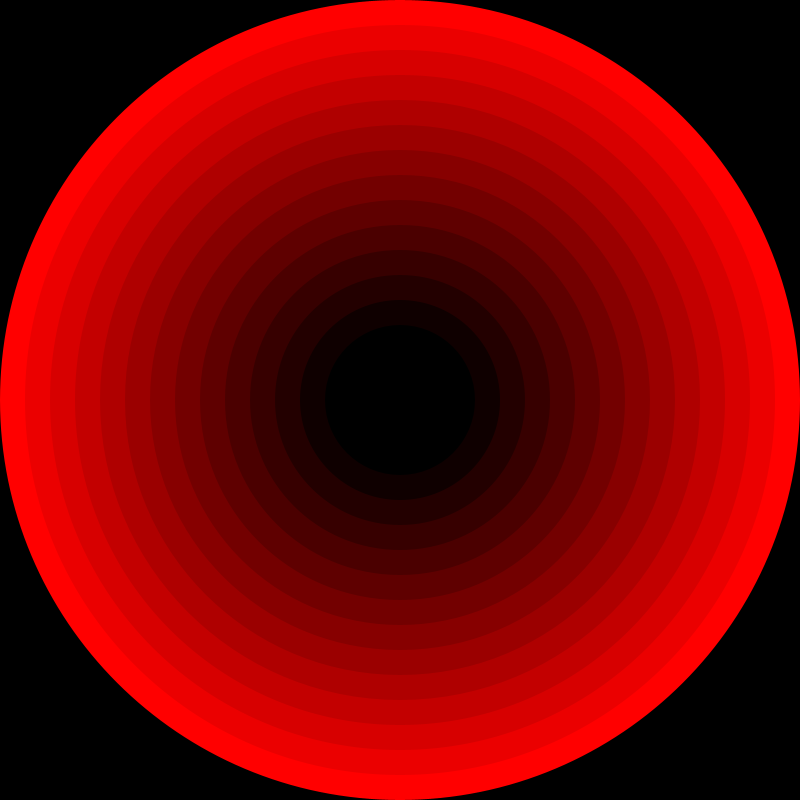
Frame 1 (no input)
Frame 60 (the mouse pressed at the canvas centre just before this capture): identical to frame 1, image omitted
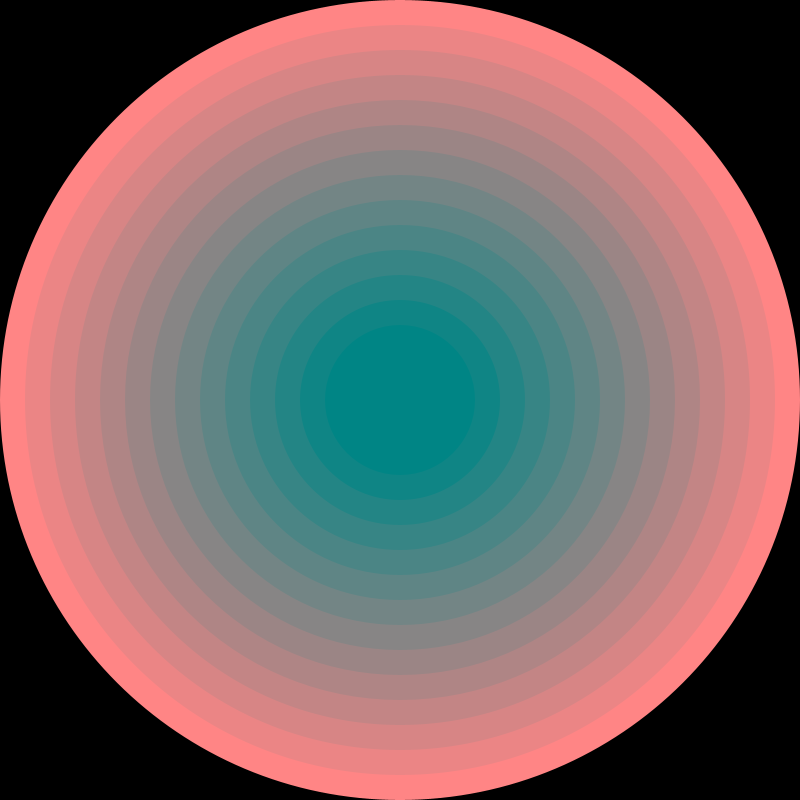
Frame 120 (the mouse held since frame 60 and released just before this capture)

The Processing sketch that drew these frames (run headless with seeded random() and noise(); from frame 60 on, the mouse is pressed at the canvas centre):

// Processing sketch: LoopExample
// ── LoopExample.pde

int circleSize = 800;
int r = 255;


void setup()
{
   size(800,800); 
   
   smooth();
   noStroke();
}


void draw()
{
  background(0);
 
  while (circleSize > 100)
  {
    fill(r,mouseX/3,mouseY/3);
    ellipse(width/2,height/2,circleSize,circleSize);
    circleSize = circleSize - 50;
    r = r-20;
  }
  circleSize = 800;
  r = 255;
}

/*
void draw()
{
  fill(255,0,0);
  ellipse(width/2,height/2,800,800);
  
  fill(230,0,0);
  ellipse(width/2,height/2,700,700);
  
  fill(200,0,0);
  ellipse(width/2,height/2,600,600);
  
  fill(170,0,0);
  ellipse(width/2,height/2,500,500);
  
  fill(140,0,0);
  ellipse(width/2,height/2,400,400);
  
  fill(110,0,0);
  ellipse(width/2,height/2,300,300);
  
  fill(80,0,0);
  ellipse(width/2,height/2,200,200);
  
  fill(50,0,0);
  ellipse(width/2,height/2,100,100);
}*/
